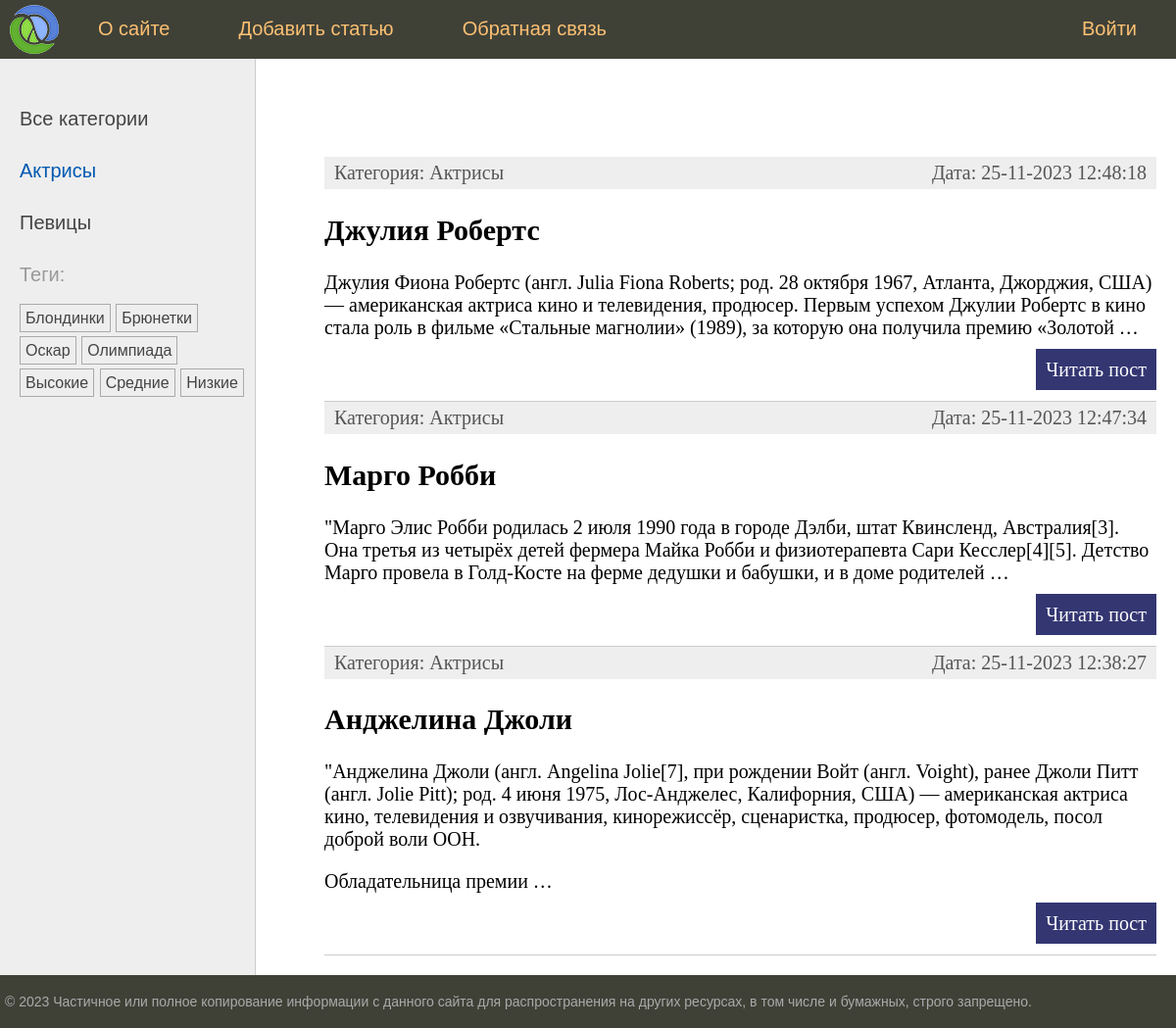
Screenshot of /category/aktrisy/ with the database file from the repository.
### women/models.py (models this page shows, shortened)
class Category(models.Model):
    name = models.CharField(max_length=100, db_index=True)
    slug = models.SlugField(max_length=255, unique=True, db_index=True)
    def get_absolute_url(self):
        return reverse("category", kwargs={"cat_slug": self.slug})

class TagPost(models.Model):
    tag = models.CharField(max_length=100, db_index=True)
    slug = models.SlugField(max_length=255, unique=True, db_index=True)
    def get_absolute_url(self):
        return reverse("tag", kwargs={"tag_slug": self.slug})

class Women(models.Model):
    class Status(models.IntegerChoices):
        DRAFT = 0, "Черновик"
        PUBLISHED = 1, "Опубликовано"
    title = models.CharField(max_length=50)
    slug = models.SlugField(max_length=255, unique=True, db_index=True)
    content = models.TextField(blank=True)
    time_create = models.DateTimeField(auto_now_add=True)
    time_update = models.DateTimeField(auto_now=True)
    is_published = models.BooleanField(choices=Status.choices, default=Status.DRAFT)
    cat = models.ForeignKey("Category", on_delete=models.PROTECT, related_name="posts")
    tags = models.ManyToManyField("TagPost", blank="True", related_name="tags")
    husband = models.OneToOneField(
        "Husband",
        related_name="woman",
        on_delete=models.SET_NULL,
        null=True,
        blank=True,
    )
    objects = models.Manager()
    published = PublishedManager()
    class Meta:
        ordering = ["-time_create"]
        indexes = [models.Index(fields=["-time_create"])]
    def get_absolute_url(self):
        return reverse("post", kwargs={"post_slug": self.slug})

### women/views.py (the view)
# urls.py: path("category/<slug:cat_slug>/", views.show_category, name="category"),
def show_category(request, cat_slug):
    category = get_object_or_404(Category, slug=cat_slug)
    posts = Women.published.filter(cat_id=category.pk)
    data = {
        "title": f"Рубрика: {category.name}",
        "menu": menu,
        "posts": posts,
        "cat_selected": category.pk,
    }
    return render(request, "women/index.html", context=data)

### women/models.py (called while the page is built)
    def get_queryset(self):
        return super().get_queryset().filter(is_published=Women.Status.PUBLISHED)

### women/templatetags/women_tags.py (called while the page is built)
@register.inclusion_tag("women/list_categories.html")
def show_categories(cat_selected=0):
    cats = Category.objects.all()
    return {"cats": cats, "cat_selected": cat_selected}

@register.inclusion_tag("women/list_tags.html")
def show_all_tags():
    return {'tags': TagPost.objects.all()}

### women/templates/women/index.html (shortened to what this page needs)
{% extends 'base.html' %}
{% block content %}
<ul class="list-articles">
	{% for p in posts %}
			<li>
                <div class="article-panel">
                    <p class="first">Категория: {{p.cat.name}}</p>
                    <p class="last">Дата: {{p.time_update|date:"d-m-Y H:i:s"}}</p>
                </div>
                <h2>{{p.title}}</h2>
                {% autoescape off %}
	            {{p.content|linebreaks|truncatewords:40}}
                {% endautoescape %}
			<p class="link-read-post"><a href="{{ p.get_absolute_url }}">Читать пост</a></p>
			</li>
	{% endfor %}
</ul>
{% endblock %}

### women/templates/women/list_categories.html
{% for cat in cats %}
{% if cat.id == cat_selected %}
<li class="selected">{{ cat.name }}</li>
{% else %}
<li>
<a href="{{ cat.get_absolute_url }}">{{ cat.name }}</a>
</li>
{% endif %}
{% endfor %}

### women/templates/women/list_tags.html
{% if tags %}
    <p>Теги:</p>
    <ul class="tags-list">
        {% for t in tags %}
        <li><a href="{{ t.get_absolute_url }}">{{ t.tag }}</a></li>
        {% endfor %}
    </ul>
{% endif %}

### women/static/women/css/styles.css (style rules this page uses)
html, body { font-family: 'Arial'; margin: 0; padding: 0; height: 100%; width: 100%; color: #444; }
a { color: #0059b2; text-decoration: none; }
p.link-read-post { text-align: right; }
p.link-read-post a { padding: 10px; min-width: 100px; background: #333671; color: #fff; text-decoration: none; }
div.article-panel { background: #eee; padding: 5px 10px 5px 10px; box-sizing: border-box; overflow: hidden; color: #555; }
div.article-panel p.first { margin: 0; float: left; }
div.article-panel p.last { margin: 0; float: right; }
ul.list-articles { list-style: none; margin: 0; padding: 0; }
ul.list-articles li { border-bottom: 1px solid #ccc; }
.left-chapters ul { width: 230px; margin: 0; padding: 20px 10px 10px 20px; list-style: none; font-size: 20px; }
.left-chapters ul li { margin: 30px 0 0 0; color: #999; }
.left-chapters ul li.selected { color: #0059b2; }
.left-chapters ul li a { color: #444; text-decoration: none; }
ul.tags-list { width: 100%; margin: 0; padding: 0; list-style: none; }
ul.tags-list li { margin: 0; padding: 0 0 10px; display: inline-block; }
ul.tags-list li a { padding: 5px; font-size: 16px; border: 1px solid #aaa; }

### rows the page displays
Category: name "Актрисы"
Category: name "Певицы"
TagPost: tag "Блондинки"
TagPost: tag "Брюнетки"
TagPost: tag "Оскар"
TagPost: tag "Олимпиада"
TagPost: tag "Высокие"
TagPost: tag "Средние"
TagPost: tag "Низкие"
Women: cat.name "Актрисы", time_update "25-11-2023 12:48:18", title "Джулия Робертс", content "Джулия Фиона Робертс (англ. Julia Fiona Roberts; род. 28 октября 1967, Атланта, Джорджия, США) — американская актриса кино и телевидения, продюсер. Первым успехом Джулии Робертс в кино стала роль в фильме «Стальные магнолии» (1989), за которую она получила премию «Золотой …"
Women: cat.name "Актрисы", time_update "25-11-2023 12:47:34", title "Марго Робби", content "\"Марго Элис Робби родилась 2 июля 1990 года в городе Дэлби, штат Квинсленд, Австралия[3]. Она третья из четырёх детей фермера Майка Робби и физиотерапевта Сари Кесслер[4][5]. Детство Марго провела в Голд-Косте на ферме дедушки и бабушки, и в доме родителей …"
Women: cat.name "Актрисы", time_update "25-11-2023 12:38:27", title "Анджелина Джоли", content "\"Анджелина Джоли (англ. Angelina Jolie[7], при рождении Войт (англ. Voight), ранее Джоли Питт (англ. Jolie Pitt); род. 4 июня 1975, Лос-Анджелес, Калифорния, США) — американская актриса кино, телевидения и озвучивания, кинорежиссёр, сценаристка, продюсер, фотомодель, посол доброй воли ООН. Обладательница премии …"

### other values shown
{{ m.title }} "О сайте" "Добавить статью" "Обратная связь" "Войти"
